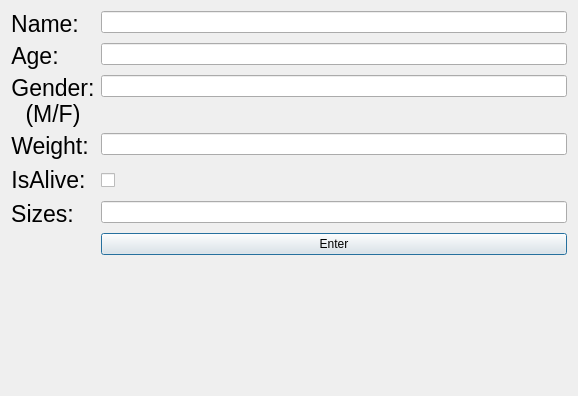
<?xml version="1.0" encoding="UTF-8"?>
<ui version="4.0">
 <class>InputDialog</class>
 <widget class="QDialog" name="InputDialog">
  <property name="geometry">
   <rect>
    <x>0</x>
    <y>0</y>
    <width>578</width>
    <height>396</height>
   </rect>
  </property>
  <property name="windowTitle">
   <string>Dialog</string>
  </property>
  <layout class="QGridLayout" name="gridLayout">
   <item row="0" column="0">
    <layout class="QFormLayout" name="formLayout">
     <item row="3" column="0">
      <widget class="QLabel" name="label_6">
       <property name="font">
        <font>
         <pointsize>17</pointsize>
        </font>
       </property>
       <property name="text">
        <string>Weight:</string>
       </property>
       <property name="alignment">
        <set>Qt::AlignCenter</set>
       </property>
      </widget>
     </item>
     <item row="4" column="0">
      <widget class="QLabel" name="label_4">
       <property name="font">
        <font>
         <pointsize>17</pointsize>
        </font>
       </property>
       <property name="text">
        <string>IsAlive:</string>
       </property>
       <property name="alignment">
        <set>Qt::AlignCenter</set>
       </property>
      </widget>
     </item>
     <item row="5" column="0">
      <widget class="QLabel" name="label_5">
       <property name="font">
        <font>
         <pointsize>17</pointsize>
        </font>
       </property>
       <property name="text">
        <string>Sizes:</string>
       </property>
       <property name="alignment">
        <set>Qt::AlignCenter</set>
       </property>
      </widget>
     </item>
     <item row="0" column="0">
      <widget class="QLabel" name="label_8">
       <property name="font">
        <font>
         <pointsize>17</pointsize>
        </font>
       </property>
       <property name="text">
        <string>Name:</string>
       </property>
       <property name="alignment">
        <set>Qt::AlignCenter</set>
       </property>
      </widget>
     </item>
     <item row="1" column="0">
      <widget class="QLabel" name="label_7">
       <property name="font">
        <font>
         <pointsize>17</pointsize>
        </font>
       </property>
       <property name="text">
        <string>Age:</string>
       </property>
       <property name="alignment">
        <set>Qt::AlignCenter</set>
       </property>
      </widget>
     </item>
     <item row="0" column="1">
      <widget class="QLineEdit" name="name_lineEdit"/>
     </item>
     <item row="1" column="1">
      <widget class="QLineEdit" name="age_lineEdit"/>
     </item>
     <item row="3" column="1">
      <widget class="QLineEdit" name="weight_lineEdit"/>
     </item>
     <item row="5" column="1">
      <widget class="QLineEdit" name="sizes_lineEdit"/>
     </item>
     <item row="6" column="1">
      <widget class="QPushButton" name="enter_btn">
       <property name="text">
        <string>Enter</string>
       </property>
      </widget>
     </item>
     <item row="2" column="0">
      <widget class="QLabel" name="label">
       <property name="font">
        <font>
         <pointsize>17</pointsize>
        </font>
       </property>
       <property name="text">
        <string>Gender:
(M/F)</string>
       </property>
       <property name="alignment">
        <set>Qt::AlignCenter</set>
       </property>
      </widget>
     </item>
     <item row="2" column="1">
      <widget class="QLineEdit" name="gender_lineEdit"/>
     </item>
     <item row="4" column="1">
      <widget class="QCheckBox" name="isAlive_checkBox">
       <property name="minimumSize">
        <size>
         <width>20</width>
         <height>30</height>
        </size>
       </property>
       <property name="maximumSize">
        <size>
         <width>0</width>
         <height>30</height>
        </size>
       </property>
       <property name="text">
        <string/>
       </property>
      </widget>
     </item>
    </layout>
   </item>
  </layout>
 </widget>
 <resources/>
 <connections/>
</ui>
